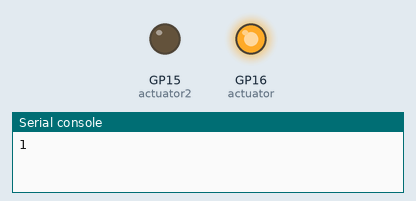
Recording of a program running on a simulated Raspberry Pi Pico running CircuitPython. Parts: output pins drawn as LEDs (lit = HIGH), the last lines printed to the serial console.

Above: at 2.5 s.
At 7.5 s:
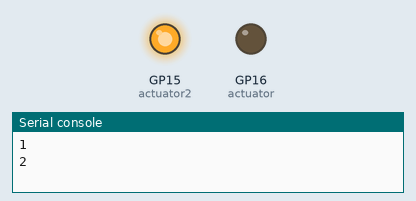
At 12.5 s:
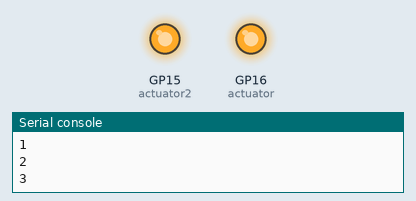
Timing chart, 0 to 19.5 s (numbered marks = the images above):
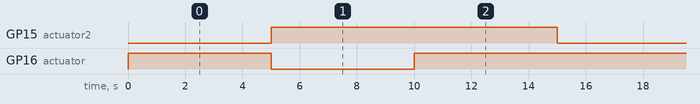

Measured:
- by itself, GP15 (actuator2): alternates HIGH for 10.0 s and LOW for 5.0 s
- by itself, GP16 (actuator): repeats every 15.0 s: LOW 5.0 s, HIGH 10.0 s
- by itself, everything shown: repeats every 15.0 s, in 3 steps

The program:

Actuators.py
```python
import board
import time
import digitalio

actuator = digitalio.DigitalInOut(board.GP16)
actuator.direction = digitalio.Direction.OUTPUT

actuator2 = digitalio.DigitalInOut(board.GP15)
actuator2.direction = digitalio.Direction.OUTPUT

while True:
    actuator.value = True
    actuator2.value = False
    print("1")
    time.sleep(5)
    actuator.value = False
    actuator2.value = True
    print("2")
    time.sleep(5)
    actuator.value = True
    print("3")
    time.sleep(5)
```
